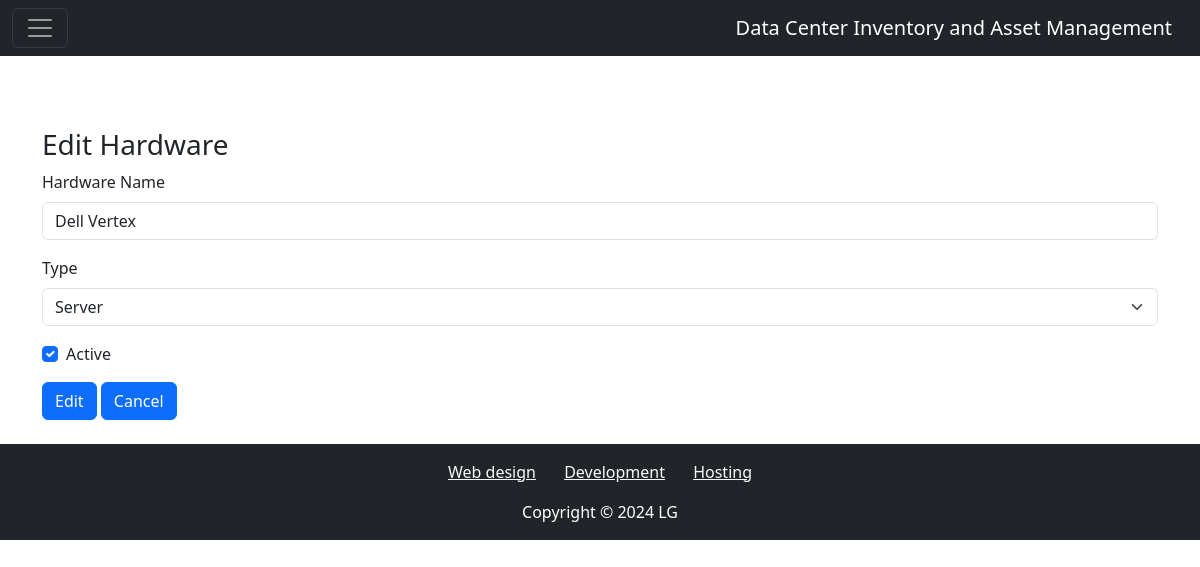
/hardware/edit/1, run on the app's committed database.
### models.py (models this page shows)
class TimeMixin(object):
    created: Mapped[Optional[datetime]] = mapped_column(DateTime, nullable=False, default=datetime.now(timezone.utc))
    updated: Mapped[Optional[datetime]] = mapped_column(DateTime, nullable=True, default=datetime.now(timezone.utc),
                                                        onupdate=datetime.now(timezone.utc))
    deleted: Mapped[Optional[datetime]] = mapped_column(DateTime, nullable=True, default=datetime.now(timezone.utc))
    active: Mapped[Optional[bool]] = mapped_column(Boolean, nullable=True, default=True)

class Hardware(TimeMixin, db.Model):
    __tablename__ = 'hardware'
    id: Mapped[int] = mapped_column(primary_key=True)
    name: Mapped[str] = mapped_column(String(50))
    type: Mapped[str] = mapped_column(String(50))
    hardware_unit: Mapped[List['UnitHardware']] = relationship('UnitHardware', uselist=True, back_populates='hardware')

### app/hardware/routes.py (the view)
@hardware.route('/edit/<int:hardware_id>', methods=['GET', 'POST'])
def edit(hardware_id):
    hardware_item = Hardware.query.get_or_404(hardware_id)
    form = EditHardwareForm(obj=hardware_item)
    if form.validate_on_submit():
        form.populate_obj(hardware_item)
        db.session.commit()
        flash(f'Hardware {hardware_item.name} (id: {hardware_item.id}) was updated!')
        return redirect(url_for('hardware_bp.list_hardware'))
    return render_template('hardware/edit.html', title="Edit Hardware", form=form)

### app/hardware/forms.py
class EditHardwareForm(FlaskForm):
    name = StringField('Hardware Name', validators=[DataRequired()])
    type = SelectField('Type', choices=[('', ''), ('Server', 'Server'), ('Switch', 'Switch'), ('Router', 'Router'),
                                        ('SAN/NAS', 'SAN/NAS'),
                                        ('Firewall', 'Firewall'), ('Accessories', 'Accessories'),
                                        ('Patch Panel', 'Patch Panel'),
                                        ('Other', 'Other')])
    active = BooleanField('Active', default=True)
    submit = SubmitField('Edit')
    supress = SubmitField('Cancel')

### app/hardware/templates/hardware/edit.html
{% extends "hardware/index.html" %}
{% from "bootstrap5/form.html" import render_form %}
{% block content %}
    <div class="container mt-5">
        <h3>{{ title}}</h3>
        {{ render_form(form) }}
    </div>
{%  endblock %}

### data on the page
Hardware: name "Dell Vertex", type "Server", active "☑"

### other printed values
{{ title }} "Edit Hardware"
